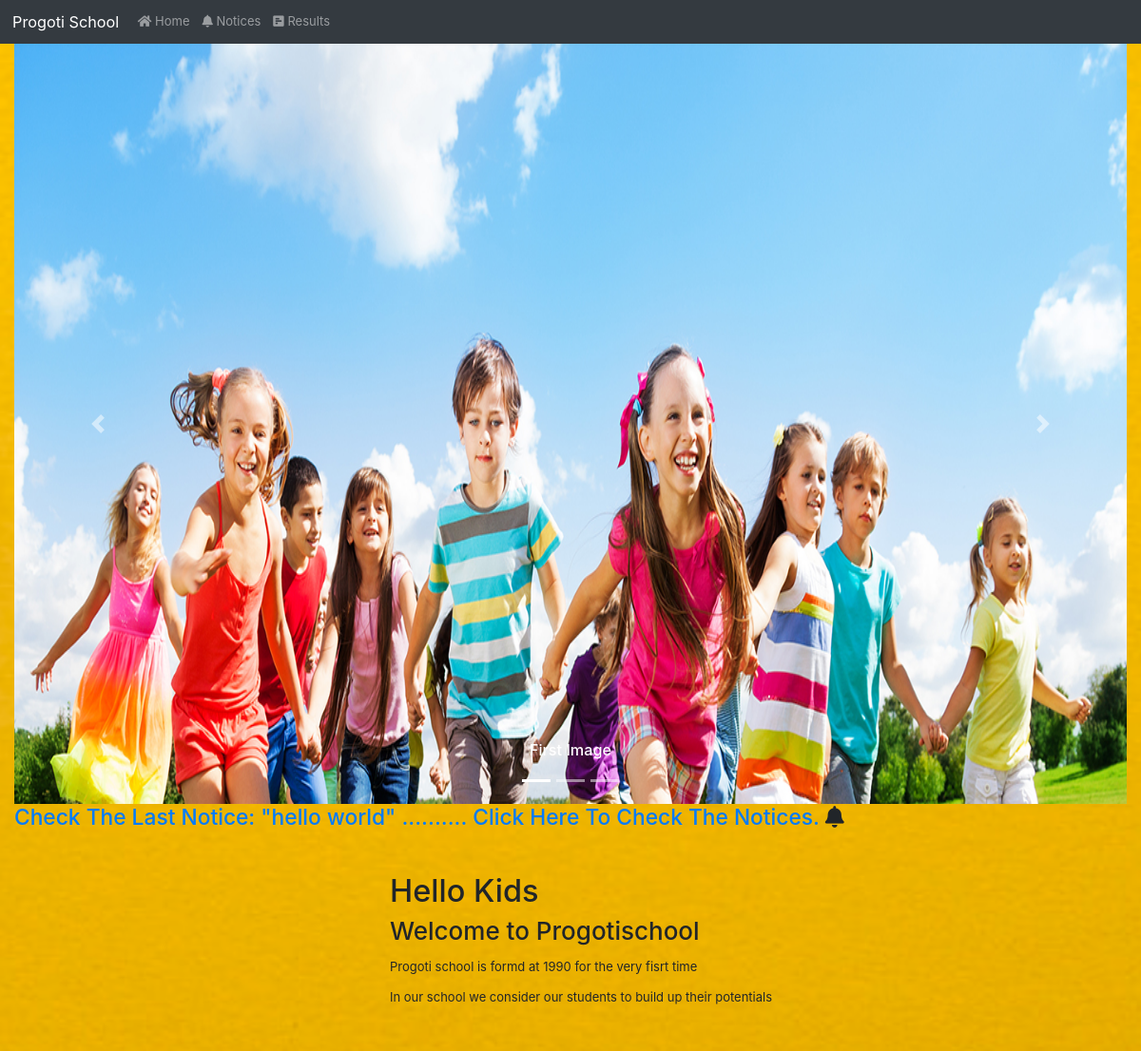
The app's page / (upper part), older data.
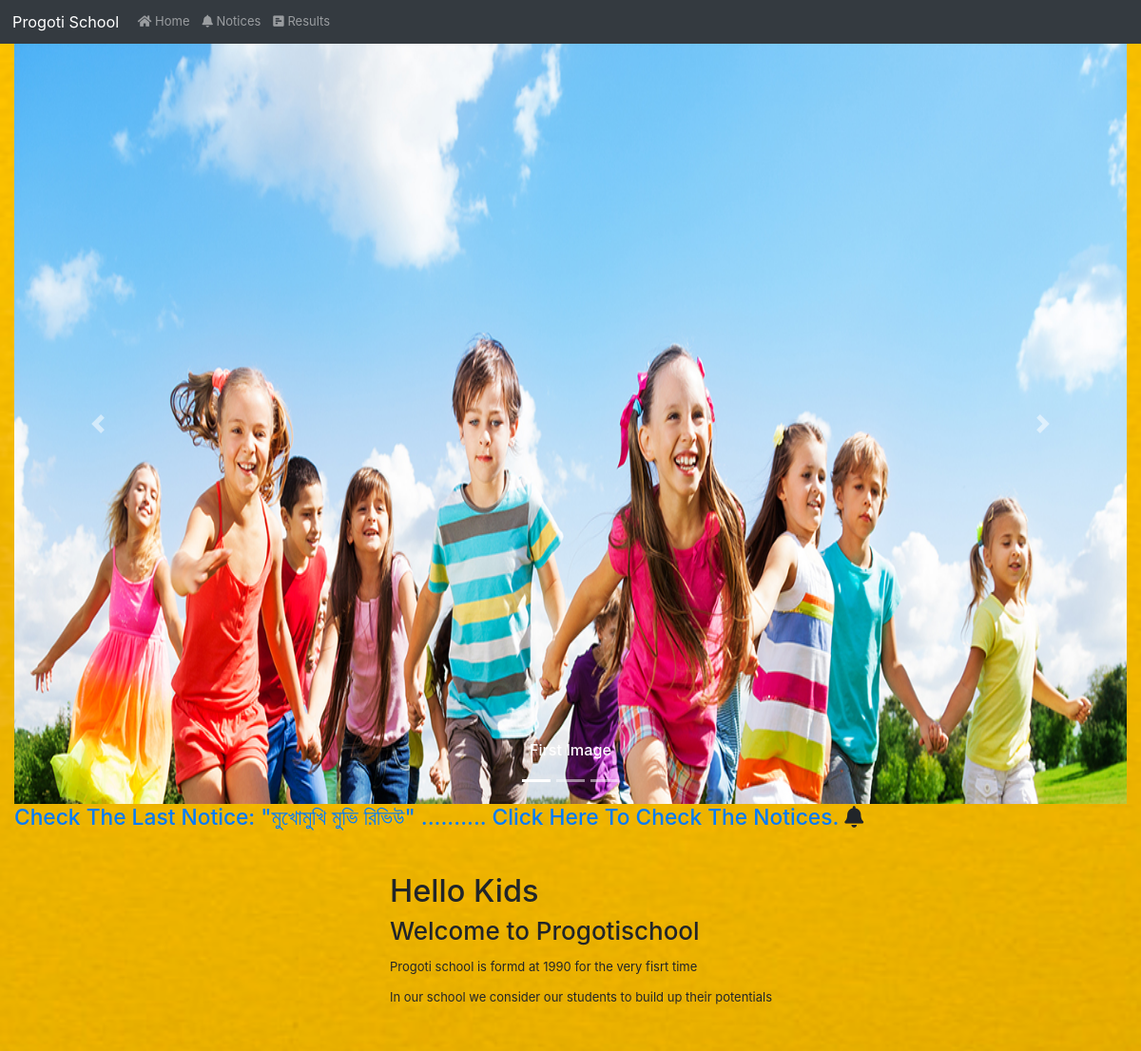
The same page, newer data.
### noticeboard/models.py (models this page shows, shortened)
class Notice(models.Model):
	title = models.CharField(max_length=30)
	description = models.TextField(blank=True,null = True)
	attachment  = models.FileField(blank=True,null = True, upload_to='notification_files/')
	picture = models.ImageField(upload_to='images/',null = True, blank=True)
	upload_date = models.DateTimeField(auto_now_add=True)
	valid_till = models.DateTimeField()
	slug = models.SlugField(max_length=40,unique=True,blank=True)

### landin_page/views.py (the view)
# urls.py: path('',views.home_view, name = 'home_url'),
def home_view(request):
    notice = Notice.objects.last()
    home_content = Homepage_content.objects.last()
    context = {
    	'notice': notice,
    	'home_content':home_content,
    }
    return render(request, 'landin_page/landing_page.html',context)

### landin_page/templates/landin_page/landing_page.html (shortened to what this page needs)
{%extends 'noticeboard/base.html'%}
{%load static%}
{%block content%}
	<div class="row">
		<div class="col">
			<header>
			<div id="carouselExampleIndicators" class="carousel slide" data-ride="carousel" >
			  <ol class="carousel-indicators">
			    <li data-target="#carouselExampleIndicators" data-slide-to="0" class="active"></li>
			    <li data-target="#carouselExampleIndicators" data-slide-to="1"></li>
			    <li data-target="#carouselExampleIndicators" data-slide-to="2"></li>
			  </ol>
			  <div class="carousel-inner ">
			    <div class="carousel-item active">
			      <img class="d-block w-100" src="{{home_content.slide_pic1.url}}" alt="First slide" style="width:100%; height:100vh" >
			       <div class="carousel-caption d-none d-md-block">
				        <h5>First Image</h5>
				    </div>
			    </div>
			  </div>
			  <a class="carousel-control-prev" href="#carouselExampleIndicators" role="button" data-slide="prev">
			    <span class="carousel-control-prev-icon" aria-hidden="true"></span>
			  </a>
			  <a class="carousel-control-next" href="#carouselExampleIndicators" role="button" data-slide="next">
			    <span class="carousel-control-next-icon" aria-hidden="true"></span>
			  </a>
			</div>
			</header>
		</div>
	</div>
	<div class="last_notification">
		<div class="row">
			<div class="col">
				<marquee behavior="scroll" direction="left"><h3><a href="{%url 'notice_list_url'%}">Check The Last Notice: "{{notice.title}}" .......... Click Here To Check The Notices.</a> <i class="fas fa-bell"></i></h3></marquee>
			</div>
		</div>
	</div>
	<div class="row">
		<div class="parallax">
			<div class="detail">
				<div class="row">
					<div class="col offset-4 mt-5">
						<h1>{{home_content.first_block_h1}}</h1>
						<h2>{{home_content.first_block_h2}}</h2>
						<p>{{home_content.first_block_p|linebreaks}}</p>
					</div>
				</div>
			</div>
		</div>
	</div>
{%endblock%}

Row changes from the older to the newer data that the page shows:
no longer on this page (row unchanged): Notice: title "hello world"
added Notice: title "মুখোমুখি মুভি রিভিউ"
